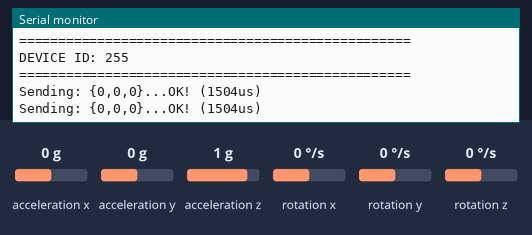
This sketch was run on a simulated Arduino Uno, built with avr-gcc and run on an emulated ATmega328P. Shown: the last lines printed to the serial monitor. The test bench sets the inputs (shaded band); at power-on: acceleration x 0 g, acceleration y 0 g, acceleration z 1 g, rotation z 0 °/s, rotation x 0 °/s, rotation y 0 °/s. No radio packets arrive unless stated.

Above: at 2.2 s.
2.3 s: acceleration x set to -1.4 g
At 2.48 s:
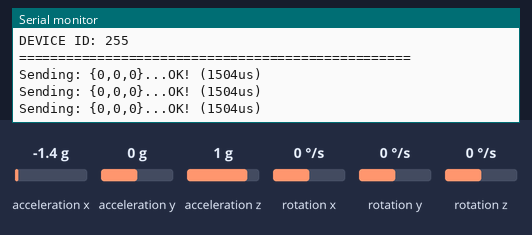
3.8 s: acceleration y set to -1.4 g
At 4.1 s:
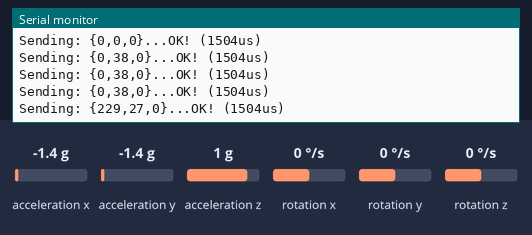
5.3 s: acceleration z set to -1.4 g
At 5.31 s:
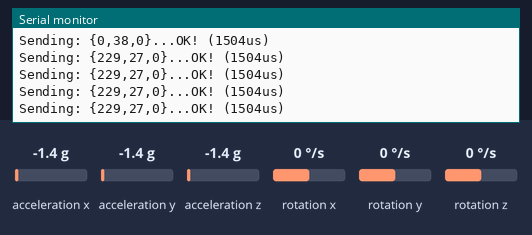
6.8 s: rotation z set to -192 °/s
At 6.93 s:
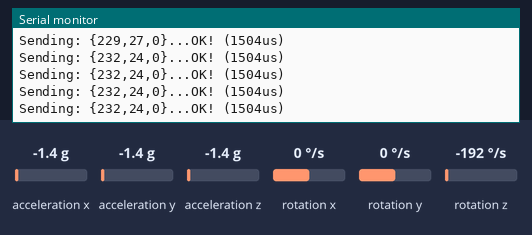
Timing chart, 0 to 9.3 s (numbered marks = the images above; inputs shaded):
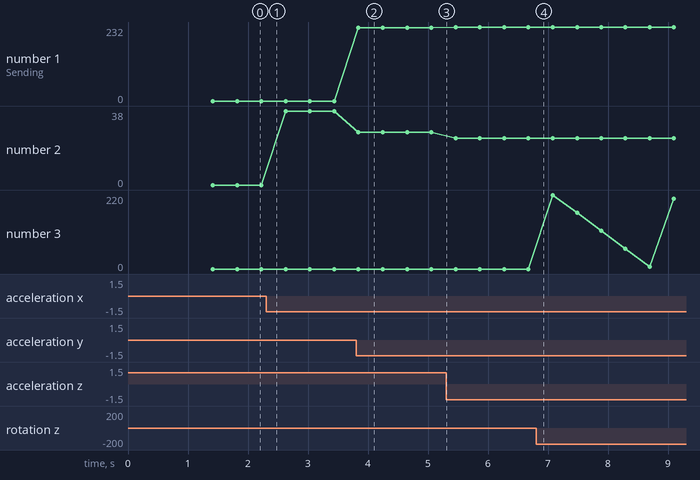

The sketch:

node_gyro.ino
```cpp
#include <SPI.h>
#include "printf.h"
#include "RF24.h"
#include <EEPROM.h>
#include "Wire.h"
#include <MPU6050_light.h>

#define CE_PIN 8
#define CSN_PIN 7
RF24 radio(CE_PIN, CSN_PIN);

uint8_t address[][6] = {"1Node", "2Node"};
bool radioNumber = 1; // 0 uses address[0] to transmit, 1 uses address[1] to transmit
uint8_t data[3];
byte deviceID;

MPU6050 mpu(Wire);
unsigned long startTimer;
unsigned long sendInterval = 400;

void setup() {
  Serial.begin(115200);
  beginGyro();
  getID();
  radioInit();
  printRadioDetails();
  startTimer = millis();
}

void loop() {
  mpu.update();

  if (millis() - startTimer > sendInterval) {
    getCurrentAngle();
    sendData();
    startTimer = millis();
  }
}

String arrToStr(uint8_t arr[], int len) {
  String str = "{";
  for (int i = 0; i < len; i++) {
    str += (String) arr[i];
    if (i != len - 1)
      str += ",";
  }
  str += "}";
  return str;
}

byte getByte(float &val) {
  int mappedAngle = map((int) val, 0,360,0,255);
  return (byte) mappedAngle;
}

void getID() {
  Serial.println("==================================================");
  deviceID = EEPROM.read(0);
  data[0] = deviceID;
  Serial.println("DEVICE ID: " + (String) deviceID);
  Serial.println("==================================================");
}

void radioInit() {
  if (!radio.begin()) {
    Serial.println("radio hardware is not responding!!");
    while (1) {} // hold in infinite loop
  }
  radio.setPALevel(RF24_PA_LOW);  // RF24_PA_MAX is default.
  radio.setPayloadSize(sizeof(data)); // float datatype occupies 4 bytes
  radio.openWritingPipe(address[radioNumber]);     // always uses pipe 0
  radio.openReadingPipe(1, address[!radioNumber]); // using pipe 1
  radio.stopListening();
}

void printRadioDetails() {
   printf_begin();             // needed only once for printing details
//   radio.printDetails();       // (smaller) function that prints raw register values
   radio.printPrettyDetails(); // (larger) function that prints human readable data
}

void sendData() {
  Serial.print("Sending: " + arrToStr(data,sizeof(data)));
  Serial.print("...");

  unsigned long start_timer = micros();                    // start the timer
  bool report = radio.write(&data, sizeof(data));      // transmit & save the report
  unsigned long end_timer = micros();                      // end the timer

  if (report) {
    Serial.print("OK! (");
    Serial.print(end_timer - start_timer);
    Serial.println("us)");
  } else {
    Serial.println("failed"); // data was not delivered
  }
}

void beginGyro() {
  Wire.begin();

  byte status = mpu.begin();
  Serial.print(F("MPU6050 status: "));
  Serial.println(status);
  while(status!=0){ } // stop everything if could not connect to MPU6050

  Serial.println(F("Calculating offsets, do not move MPU6050"));
//  delay(1000);
  // mpu.upsideDownMounting = true; // uncomment this line if the MPU6050 is mounted upside-down
  mpu.calcOffsets(); // gyro and accelero
  Serial.println("Done!\n");
}

void getCurrentAngle() {
  float xFloat = mpu.getAngleX();
  float yFloat = mpu.getAngleY();
  float zFloat = mpu.getAngleZ();

  byte x = getByte(xFloat);
  byte y = getByte(yFloat);
  byte z = getByte(zFloat);

  data[0] = x;
  data[1] = y;
  data[2] = z;
}
```

Measured:
- after the input at 3.8 s, the serial monitor: prints a new line at once (image 2)
- plotted number 1: 0 → 229 after the input at 3.8 s, 229 → 232 after the input at 5.3 s
- plotted number 2: 0 → 38 after the input at 2.3 s, 38 → 27 after the input at 3.8 s, 27 → 24 after the input at 5.3 s
- plotted number 3: 0 → 209 after the input at 6.8 s
